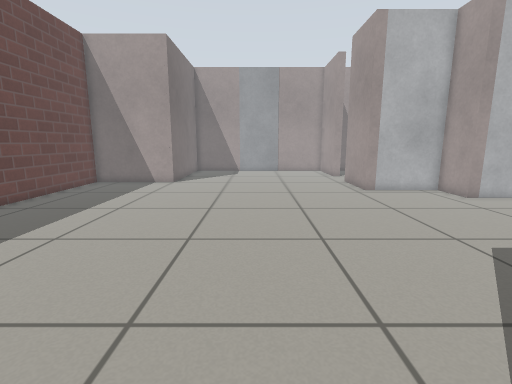
[1] (above)

15 first-person views from a walk through a Gazebo world. The camera is 0.71 m above the floor, tilts 10° down and sees 85° across. The floor is counted in squares, 0.25 m on a side. Each view is taken from the middle of a square. On the plan, view 1 faces up. The plan holds only what a view shows up to about 19 squares ahead; the rest is blank. Simple patterns stand in for the simulator's built-in surfaces.

[2]
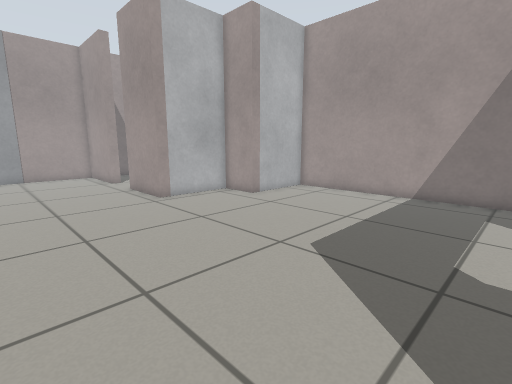

[3]
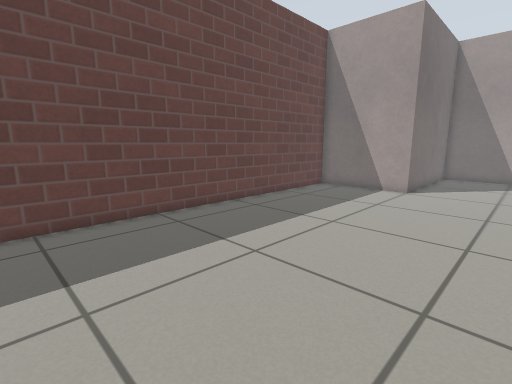

[4]
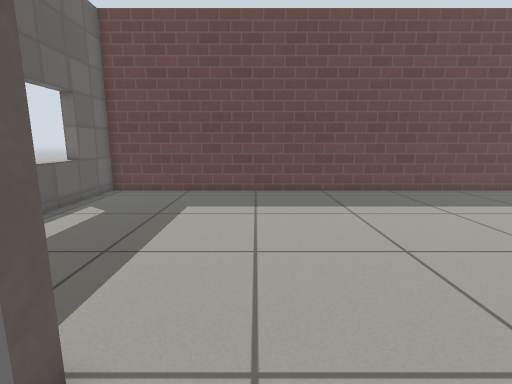

[5]
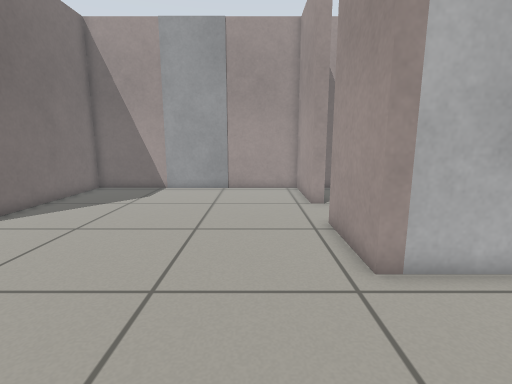

[6]
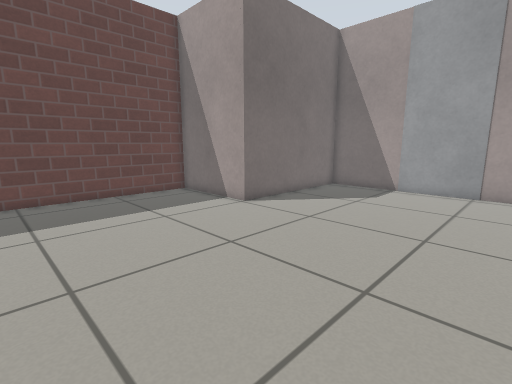

[7]
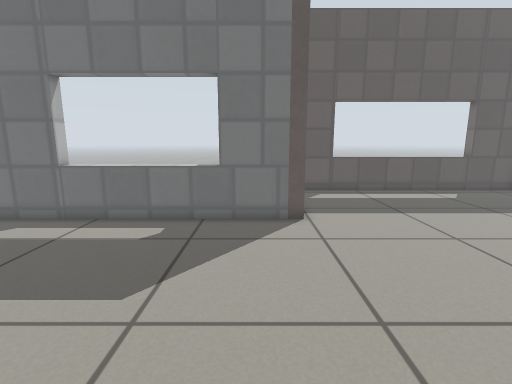

[8]
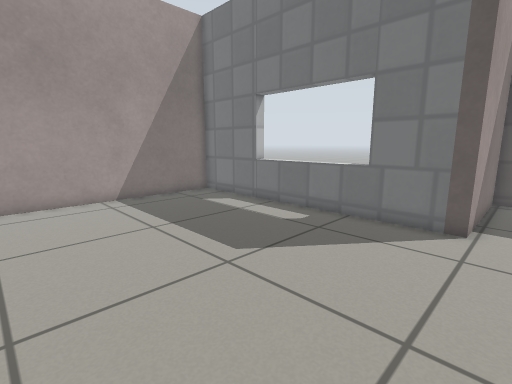

[9]
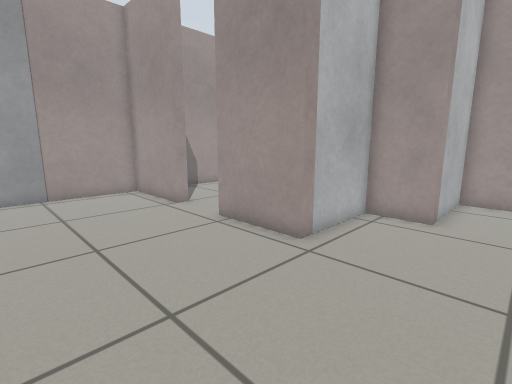

[10]
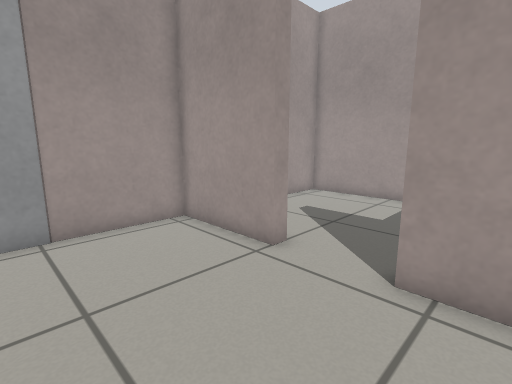

[11]
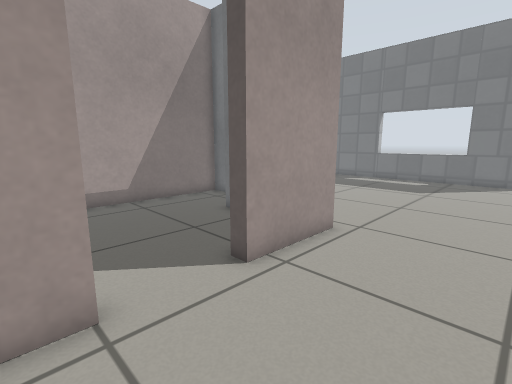

[12]
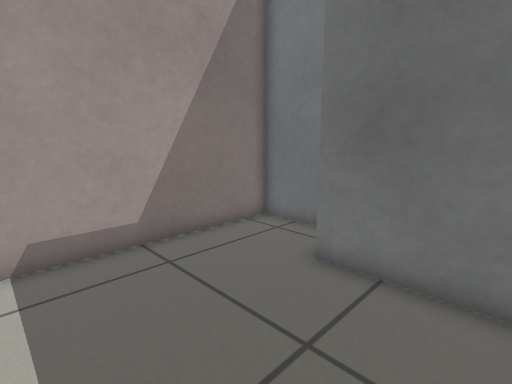

[13]
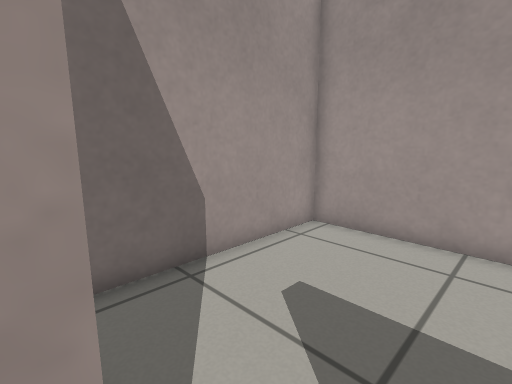

[14]
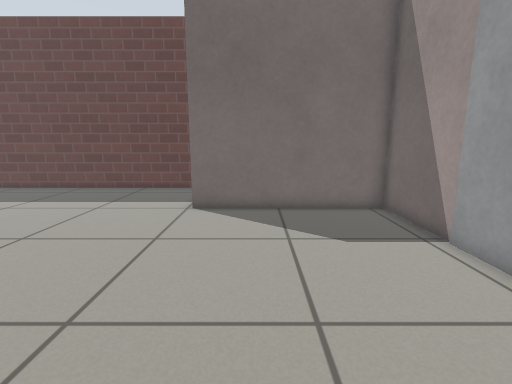

[15]
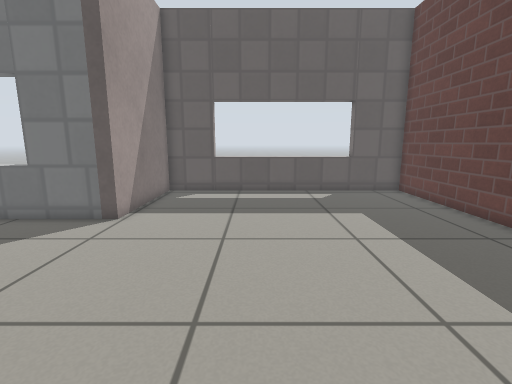

### Floor plan
Points are (right, up) in squares from view 1. A wall is a line through its corners. A room is listed if a view was taken in it or the views show most of it. See-through windows are left out.
Room 1 (views 1, 2, 3, 4, 5, 6, 7, 8, 9, 10, 11, 14, 15)
walls: (6.6, 23.9) (6.6, 28.6) (2.4, 28.6); (-1.5, 28.6) (-6, 28.6) (-6, 20.2) (-11.6, 20.2) (-11.6, -4.6) (2.2, -4.6) (2.2, 1.8) (15.6, 1.8) (15.6, 14.3) (11, 14.3) (11, 16.7) (6.6, 16.7) (6.6, 20.7)
ways out: opening at (7, 22) to room 2
objects: door leaf (-1, 29) to (2, 29)
Room 2 (views 12, 13)
walls: (7.2, 23.9) (6.6, 23.9); (6.6, 20.7) (7.2, 20.7); (7.9, 17.3) (11.6, 17.3); (13, 14.9) (15.6, 14.9) (15.6, 28.6) (8.2, 28.6)
ways out: opening at (7, 22) to room 1

Where each view was taken, in squares from view 1:
view 1: 0 up, 0 right, facing up
view 2: 3 up, 0 right, facing up-right
view 3: 3 up, 1 left, facing up-left
view 4: 4 up, 5 right, facing left
view 5: 11 up, 4 right, facing up
view 6: 11 up, 4 right, facing up-left
view 7: 12 up, 4 right, facing down
view 8: 12 up, 1 right, facing down-right
view 9: 12 up, 0 right, facing up-right
view 10: 19 up, 1 right, facing up-right
view 11: 25 up, 2 right, facing down-right
view 12: 23 up, 8 right, facing down-right
view 13: 23 up, 7 right, facing up-right
view 14: 23 up, 6 right, facing left
view 15: 12 up, 3 left, facing down
